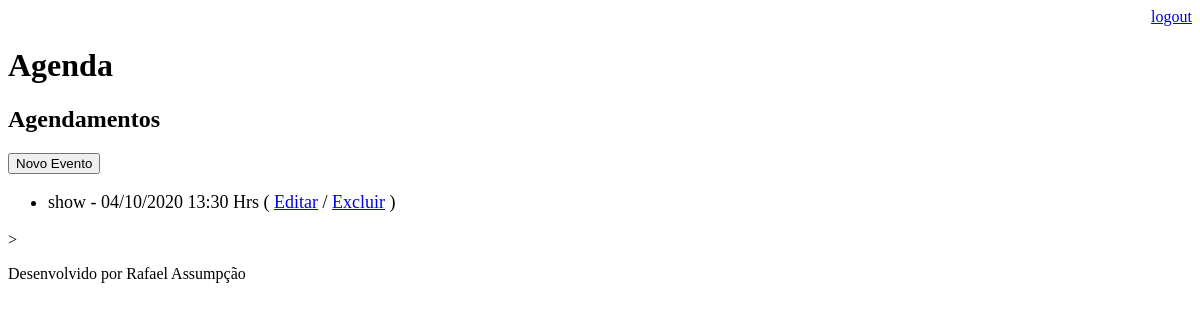
/agenda/ (signed in), run on an earlier commit of the app's database.
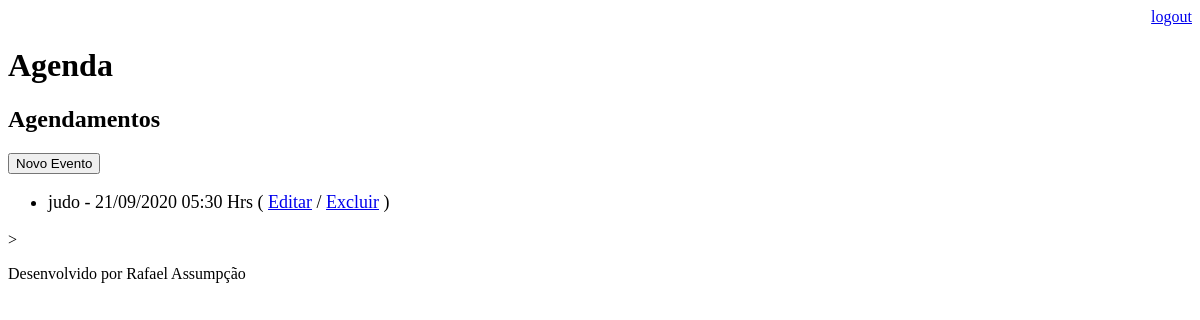
And on a later commit of the database.
### core/models.py (models this page shows, shortened)
class Evento(models.Model):                                             #criando a CLASSE evento
    objects = None
    titulo = models.CharField(max_length=100)                           #TÍTULO -> campo; CHARFIELD -> tipo do campo; MAX_LENGTH (limite de caracteres que ele vai ter) -> parâmetro do campo
    descricao = models.TextField(blank=True, null=True)                 #DESCRIÇÃO-> campo; parametro BLANK -> pode ser em branco e NULL, nulo
    data_evento = models.DateTimeField(verbose_name='Data do evento')   #DATETIMEFIELD -> campo de data e hora; não pode ser nulo automáticamente
    data_criacao = models.DateTimeField(auto_now=True)                  #igual...pra saber a data que o usuário inseriu esse evento no meu banco; esse 'dado' tem que ser automático...parametro AUTO_NOW
    usuario = models.ForeignKey(User, on_delete=models.CASCADE)         #IMPORT from django.contrib.auth.models import User
    class Meta:
        db_table = 'evento'
    def get_data_evento(self):
        return self.data_evento.strftime('%d/%m/%Y %H:%M Hrs')
    def get_evento_atrasado(self):
        if self.data_evento < datetime.now():
            return True
        else:
            return False

### core/views.py (the view)
# urls.py: path('agenda/', views.lista_eventos),
@login_required(login_url='/login/')
def lista_eventos(request):
    usuario = request.user
    data_atual = datetime.now() - timedelta(hours=1) #pegando o horário atual
    evento = Evento.objects.filter(usuario=usuario,
                                   data_evento__gt=data_atual)  #no django __gt -> maior; __lt -> memor; nesse caso se data_atual maior que data_evento
    dados = {'eventos': evento}
    return render(request, 'agenda.html', dados)

### templates/agenda.html (shortened to what this page needs)
{% extends "model-page.html" %}
{% block content %}
    <h2>Agendamentos</h2>
    <a href="evento/">
        <button type="button">Novo Evento</button>
    </a>
    <ul style="font-size: 18px">
        {% for evento in eventos %}
            <li>
                <div style=>
                    {{ evento.titulo }} - {{ evento.get_data_evento }}
                    ( <a href="evento/?id={{ evento.id }}"> Editar</a>
                    / <a href="evento/delete/{{ evento.id }}"> Excluir</a> )
                </div>
            </li>
        {% endfor %}
    </ul>>
{% endblock %}

### templates/model-page.html
<!DOCTYPE html>
<html lang="en">
<head>
    {% include "model-header.html" %}
</head>
<body>
    {% block content %} {% endblock %}
    {% include "model-footer.html"%}
</body>
</html>

### templates/model-header.html (shortened to what this page needs)
<div align="right">
    <a href="/logout">logout</a>
</div>
<h1>Agenda</h1>

### templates/model-footer.html
<p>Desenvolvido por Rafael Assumpção</p>

What changed in the data, as far as the page shows it:
removed Evento: titulo "show", get_data_evento "04/10/2020 13:30 Hrs"
added Evento: titulo "judo", get_data_evento "21/09/2020 05:30 Hrs"
